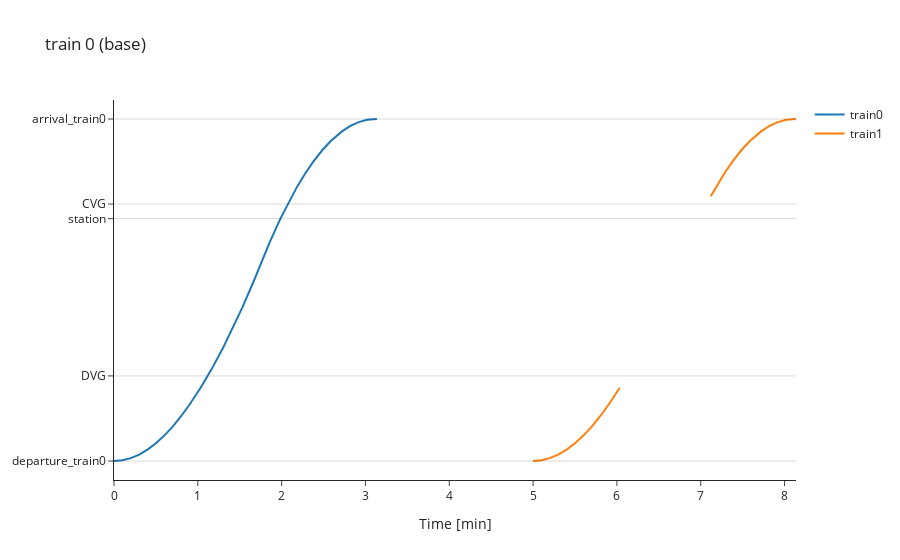

The notebook cell this image was saved under:
### Code cell
fig = go.Figure(
    data = [
        go.Scatter(x=t['x'], y=t['y'], name=t['label'])
        for t in data
    ],
    layout = {
        "title": 'train 0 (base)',
        "template": "simple_white",
        "xaxis_title": 'Time [min]',
        "hovermode": "x unified"
    },
)

for offset in points.values():
    fig.add_hline(
        y=offset,
        line_width=.5,
        # line_dash="dash",
        line_color="black"
    )

fig.update_layout(
    yaxis = dict(
        tickmode = 'array',
        tickvals = [offset for offset in points.values()],
        ticktext = [p for p in points]
    )
)

fig.show()

### Figure 1 — Plotly figure (JSON) as saved in the notebook; plotly's stock layout.template omitted (floating-point values rounded to 4 significant figures)
{"data": [{"name": "train0", "type": "scatter", "x": [0, 0.1, 0.2, 0.3, 0.4, 0.5, 0.6, 0.7, 0.8, 0.9, 1.033, 1.167, 1.3, 1.4, 1.533, 1.667, 1.853, 1.987, 2.12, 2.187, 2.287, 2.387, 2.487, 2.587, 2.72, 2.82, 2.92, 3.02, 3.137], "y": [0, 8.294, 33.13, 74.41, 132.0, 205.8, 295.5, 400.8, 520.8, 654.3, 852.1, 1072.0, 1314.0, 1510.0, 1790.0, 2092.0, 2536, 2824, 3080, 3196, 3355, 3496, 3619, 3724, 3836, 3899, 3944, 3971, 3980]}, {"name": "train1", "type": "scatter", "x": [5, 5.1, 5.2, 5.3, 5.4, 5.5, 5.6, 5.7, 5.8, 5.9, 6.033, 6.167, 6.3, 6.4, 6.533, 6.667, 6.853, 6.987, 7.12, 7.187, 7.287, 7.387, 7.487, 7.587, 7.72, 7.82, 7.92, 8.02, 8.137], "y": [0, 8.294, 33.13, 74.41, 132.0, 205.8, 295.5, 400.8, 520.8, 654.3, 852.1, null, null, null, null, null, null, null, 3080, 3196, 3355, 3496, 3619, 3724, 3836, 3899, 3944, 3971, 3980]}], "layout": {"hovermode": "x unified", "shapes": [{"line": {"color": "black", "width": 0.5}, "type": "line", "x0": 0, "x1": 1, "xref": "x domain", "y0": 0, "y1": 0, "yref": "y"}, {"line": {"color": "black", "width": 0.5}, "type": "line", "x0": 0, "x1": 1, "xref": "x domain", "y0": 990, "y1": 990, "yref": "y"}, {"line": {"color": "black", "width": 0.5}, "type": "line", "x0": 0, "x1": 1, "xref": "x domain", "y0": 2820, "y1": 2820, "yref": "y"}, {"line": {"color": "black", "width": 0.5}, "type": "line", "x0": 0, "x1": 1, "xref": "x domain", "y0": 2990, "y1": 2990, "yref": "y"}, {"line": {"color": "black", "width": 0.5}, "type": "line", "x0": 0, "x1": 1, "xref": "x domain", "y0": 3980, "y1": 3980, "yref": "y"}], "title": {"text": "train 0 (base)"}, "xaxis": {"title": {"text": "Time [min]"}}, "yaxis": {"tickmode": "array", "ticktext": ["departure_train0", "DVG", "station", "CVG", "arrival_train0"], "tickvals": [0, 990, 2820, 2990, 3980]}}}
